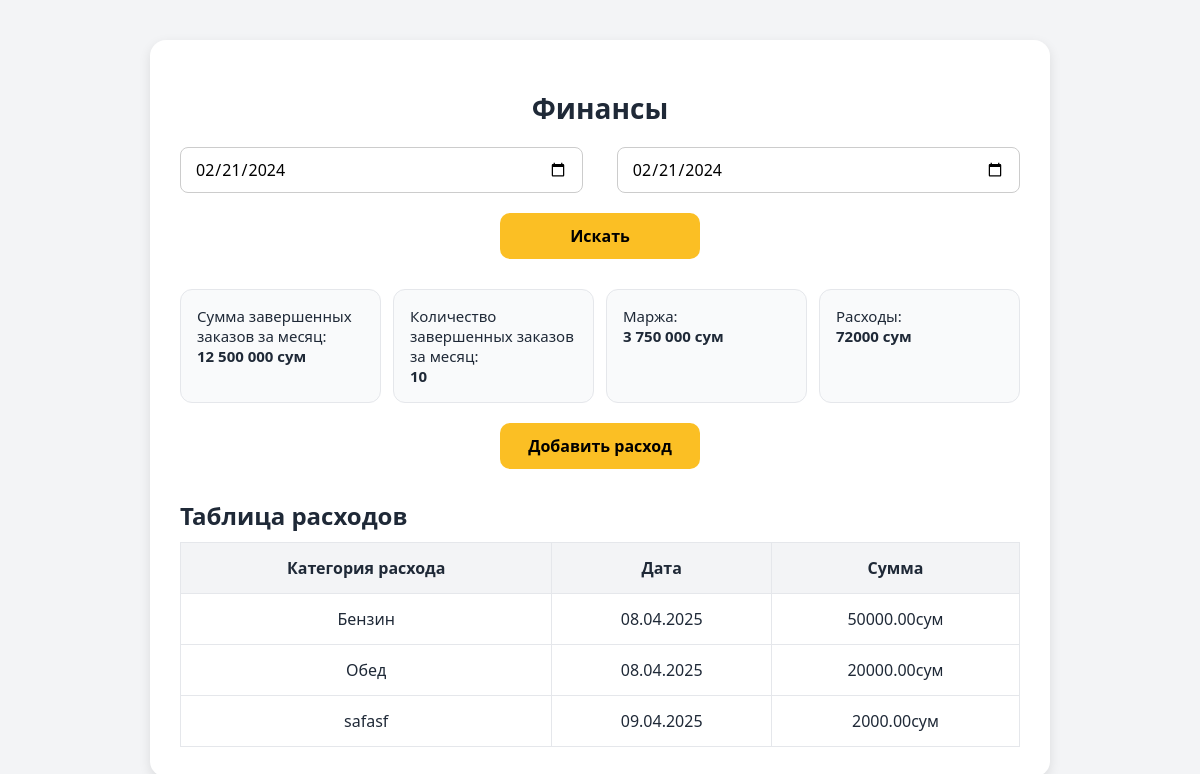
Page /money/ (signed in) on the earlier database version.
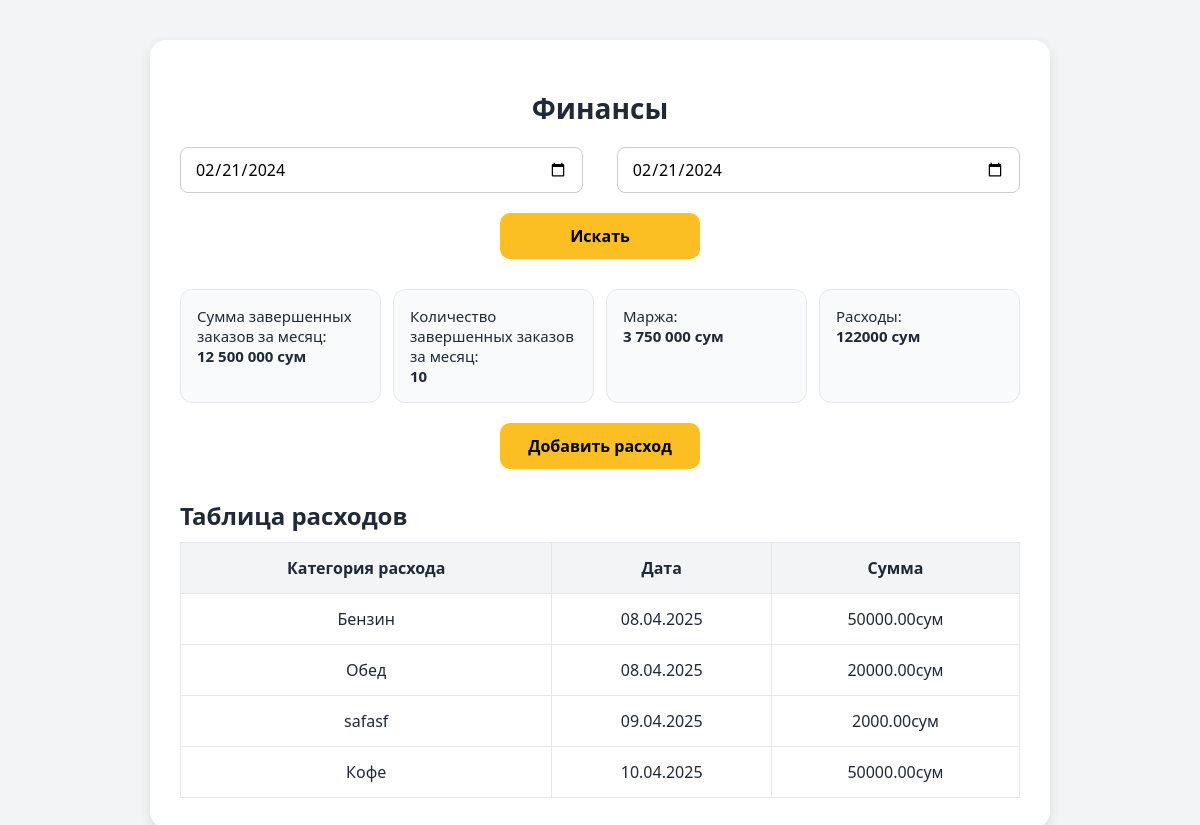
Same page on the later database version.
### backend/models.py (models this page shows, shortened)
class Finance(models.Model):
    name=models.CharField(max_length=60)
    sum=models.DecimalField(max_digits=10, decimal_places=2,default=0)
    created_at=models.DateField(auto_now_add=True)

### backend/views.py (the view)
# urls.py: path('money/',views.Money.as_view(),name='money'),
class Money(LoginRequiredMixin,TemplateView):
   template_name = 'money.html'
   login_url = reverse_lazy('login')
   def get_context_data(self, *, object_list=None, **kwargs):
      context = super().get_context_data(**kwargs)
      first = self.request.GET.get('first')
      second=self.request.GET.get('second')
      today = now()
      query=Finance.objects.filter(
          created_at__year=today.year,
          created_at__month=today.month
      )
      if first and second:
         query = query.filter(created_at__range=(first, second))
      context['money'] = query
      context['cost']=query.aggregate(total_sum=Sum('sum'))['total_sum'] or 0
      return context

### backend/templates/money.html (shortened to what this page needs)
<!DOCTYPE html>
<html lang="ru">
<head>
</head>
<body>
  <div class="container">
    <h1>Финансы</h1>
    <form action="" method="GET">
    <div class="dates">
      <input type="date" value="2024-02-21" name="first">
      <input type="date" value="2024-02-21" name="second">
    </div>
      <button class="add-button" > Искать </button>
      </form>
    <div class="stats">
      <div class="stat">Сумма завершенных заказов за месяц: <br><strong>12 500 000 сум</strong></div>
      <div class="stat">Количество завершенных заказов за месяц: <br><strong>10</strong></div>
      <div class="stat">Маржа: <br><strong>3 750 000 сум</strong></div>
      <div class="stat">Расходы: <br><strong>{{cost}} сум</strong></div>
    </div>
    <button class="add-button" onclick="window.location.href='{% url 'create_money' %}'">Добавить расход</button>
    <h2 style="margin-bottom: 10px;">Таблица расходов</h2>
    <table>
      <thead>
        <tr>
          <th>Категория расхода</th>
          <th>Дата</th>
          <th>Сумма</th>
        </tr>
      </thead>
      <tbody>
      {% for item in money %}
        <tr>
          <td>{{item.name}}</td>
          <td>{{item.created_at|date:"d.m.Y"}}</td>
          <td>{{item.sum}}сум</td>
        </tr>
      {% endfor %}
      </tbody>
    </table>
  </div>
</body>
</html>

Differences in the rows shown:
added Finance: name "Кофе", created_at "10.04.2025", sum "50000.00"
Other differences:
{{ cost }}: "72000" → "122000"
